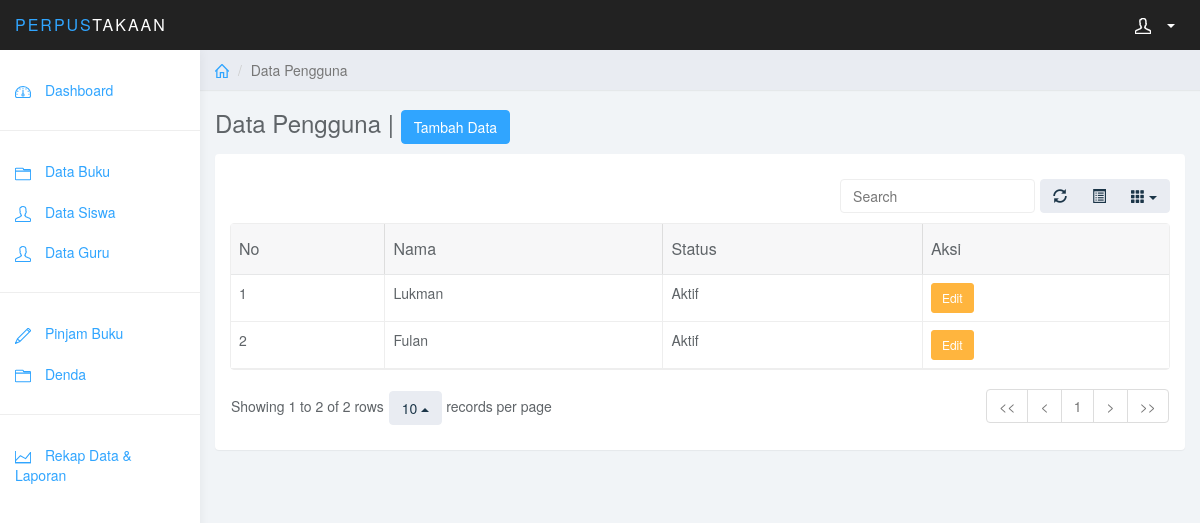
The app's page /index.php/user with its own data.
### tables this page shows
CREATE TABLE IF NOT EXISTS `tb_pustakawan` (
  `id_pustakawan` int(11) NOT NULL AUTO_INCREMENT,
  `nama_pustakawan` varchar(85) NOT NULL,
  `username` varchar(50) NOT NULL,
  `password` varchar(85) NOT NULL,
  `level` enum('Admin','Pustakawan') NOT NULL DEFAULT 'Pustakawan',
  `status_pustakawan` enum('Aktif','Tidak Aktif') NOT NULL,
  PRIMARY KEY (`id_pustakawan`)
);

### application/controllers/user.php (called while the page is built, shortened)
<?php
class user extends CI_Controller {
	public function index(){
		$data['user'] = $this->perpus_model->queryAll('tb_pustakawan');
		$this->load->view('template/header');
		$this->load->view('template/sidebar');
		$this->load->view('user/v_user', $data);
		$this->load->view('template/footer');
	}
}

### index.php (called while the page is built, shortened)
<?php
require_once BASEPATH.'core/CodeIgniter.php';

### application/models/perpus_model.php (called while the page is built, shortened)
<?php
class perpus_model extends CI_Model {
    public function queryAll($table)
    {
    	$Q = $this->db->get($table);
    	return $Q;
    }
}
?>

### application/helpers/security_helper.php (called while the page is built, shortened)
<?php if (!defined("BASEPATH")) exit("No direct script access allowed");
function encrypt_url($string) {
    $security       = parse_ini_file("security.ini");
    $secret_key     = $security["encryption_key"];
    $secret_iv      = $security["iv"];
    $encrypt_method = $security["encryption_mechanism"];
    $key    = hash("sha256", $secret_key);
    $iv     = substr(hash("sha256", $secret_iv), 0, 16);
    $result = openssl_encrypt($string, $encrypt_method, $key, 0, $iv);
    $output = base64_encode($result);
    return $output;
}

### application/views/user/v_user.php (the view, shortened to what this page needs)
<div class="col-sm-9 col-sm-offset-3 col-lg-10 col-lg-offset-2 main">
	<div class="row">
		<ol class="breadcrumb">
			<li><a href="<?php echo base_url() ?>"><svg class="glyph stroked home"><use xlink:href="#stroked-home"></use></svg></a></li>
			<li class="active">Data Pengguna</li>
		</ol>
	</div>
	<div class="row">
		<div class="col-lg-12">
			<h3>Data Pengguna | <a href="<?php echo base_url('index.php/user/adduser') ?>" title="Tabah Data" class="btn btn-primary">Tambah Data</a>
		</div>
	</div>
	<div class="row">
		<div class="col-lg-12">
			<div class="panel panel-default">
				<div class="panel-body">
					<table data-toggle="table"  data-show-refresh="true" data-show-toggle="true" data-show-columns="true" data-search="true" data-select-item-name="toolbar1" data-pagination="true" data-sort-name="name" data-sort-order="desc">
					    <thead>
						    <tr>
						        <th data-field="no" data-sortable="true" >No</th>
						        <th data-field="nama" data-sortable="true">Nama</th>
						        <th data-field="status" data-sortable="true">Status</th>
						        <th data-field="aksi" data-sortable="true">Aksi</th>
						    </tr>
					    </thead>
					    <tbody>
					    	<?php $no=1; foreach ($user->result() as $datauser) { ?>
					    	<tr>
					    		<td><?php echo $no++ ?></td>
					    		<td><?php echo $datauser->nama_pustakawan ?></td>
								<td><?php echo $datauser->status_pustakawan ?></td>
								<td>
									<a href="<?php echo base_url('index.php/settings/user/').encrypt_url($datauser->id_pustakawan) ?>" title="Edit Data" class="btn btn-sm btn-warning">Edit</a>
								</td>
					    	</tr>
					    	<?php } ?>
					    </tbody>
					</table>
				</div>
			</div>
		</div>
	</div>
</div>

### assets/css/styles.css (style rules this page uses)
body { background: #f1f4f7; padding-top: 50px; color: #5f6468; }
a, a:hover, a:focus { color: #30a5ff; }
h1, h2, h3, h4, h5, h6 { color: #5f6468; }
h3, h4 { font-weight: 300; }
.btn-primary, .btn-primary:hover, .btn-primary:focus, .btn-primary:active, .btn-primary.active, .open > .dropdown-toggle.btn-primary, .btn-primary.disabled, .btn-primary[disabled], fieldset[disabled] .btn-primary, .btn-primary.disabled:hover, .btn-primary[disabled]:hover, fieldset[disabled] .btn-primary:hover, .btn-primary.disabled:focus, .btn-primary[disabled]:focus, fieldset[disabled] .btn-primary:focus, .btn-primary.disabled:active, .btn-primary[disabled]:active, fieldset[disabled] .btn-primary:active, .btn-primary.disabled.active, .btn-primary[disabled].active, fieldset[disabled] .btn-primary.active { background-color: #30a5ff; border-color: #30a5ff; }
.btn-warning, .btn-warning:hover, .btn-warning:focus, .btn-warning:active, .btn-warning.active, .open > .dropdown-toggle.btn-warning, .btn-warning.disabled, .btn-warning[disabled], fieldset[disabled] .btn-warning, .btn-warning.disabled:hover, .btn-warning[disabled]:hover, fieldset[disabled] .btn-warning:hover, .btn-warning.disabled:focus, .btn-warning[disabled]:focus, fieldset[disabled] .btn-warning:focus, .btn-warning.disabled:active, .btn-warning[disabled]:active, fieldset[disabled] .btn-warning:active, .btn-warning.disabled.active, .btn-warning[disabled].active, fieldset[disabled] .btn-warning.active { background-color: #ffb53e; border-color: #ffb53e; }
.panel { border: 0; }
.breadcrumb { border-radius: 0; padding: 10px 15px; background: #e9ecf2; box-shadow: 0 1px 1px rgba(0, 0, 0, .05); margin: 0 ; }
.table { background: #fff; }
.breadcrumb .glyph { height: 14px; width: 14px; margin: -2px 0 0 0; stroke-width: 4px; }

### records on screen
tb_pustakawan: nama_pustakawan "Lukman", status_pustakawan "Aktif"
tb_pustakawan: nama_pustakawan "Fulan", status_pustakawan "Aktif"
